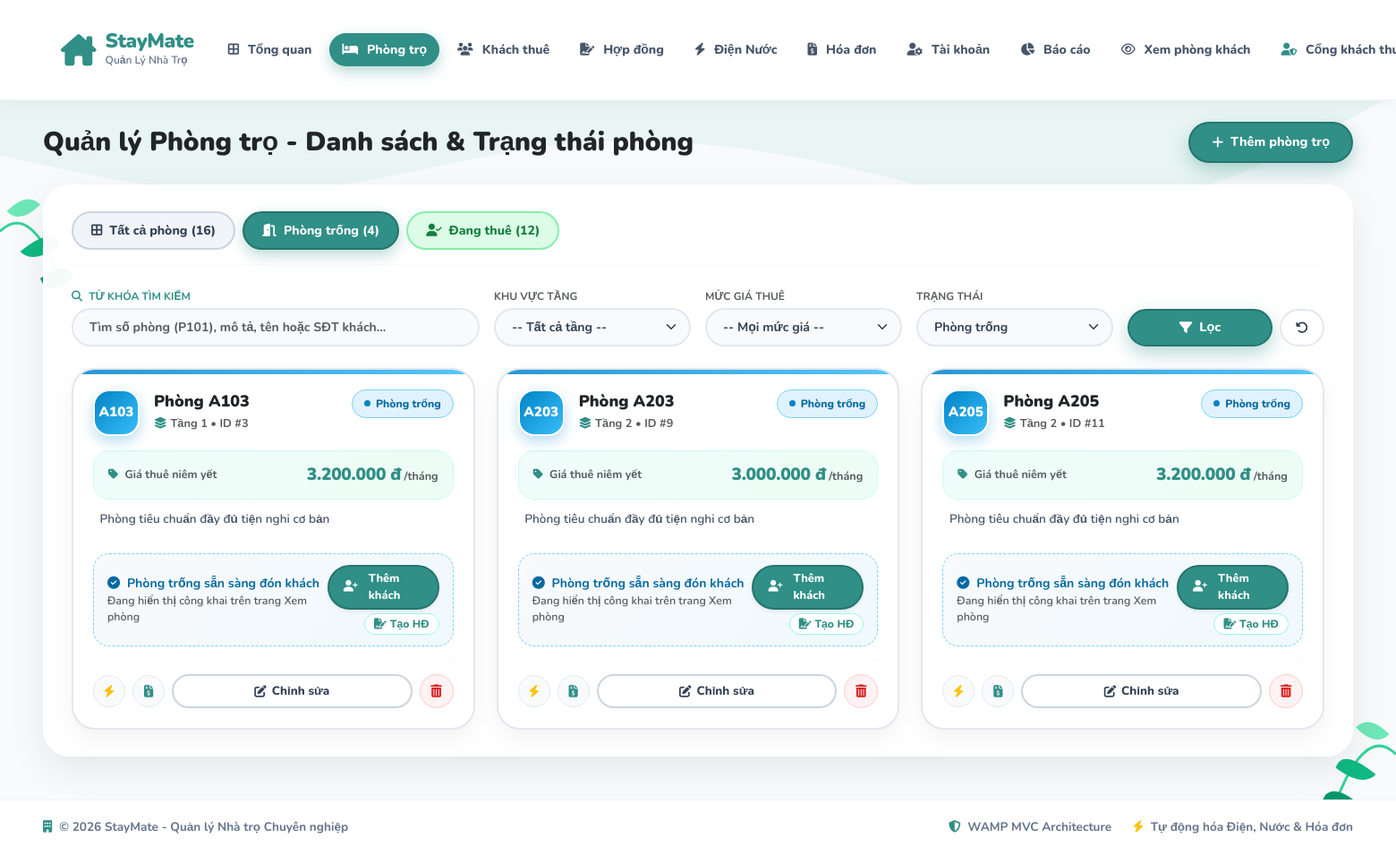
Screenshot of /index.php?route=rooms&status=available (signed in) with the database file from the repository.
### tables this page shows
CREATE TABLE `rooms` (
  `id` int NOT NULL AUTO_INCREMENT,
  `building_id` int DEFAULT NULL,
  `room_number` varchar(20) NOT NULL,
  `price` decimal(10,2) NOT NULL,
  `status` varchar(20) DEFAULT 'available',
  `description` text,
  `created_at` timestamp NULL DEFAULT CURRENT_TIMESTAMP,
  PRIMARY KEY (`id`),
  UNIQUE KEY `room_number` (`room_number`),
  KEY `idx_rooms_building` (`building_id`),
  CONSTRAINT `fk_rooms_building` FOREIGN KEY (`building_id`) REFERENCES `buildings` (`id`) ON DELETE SET NULL
);

### app/views/rooms/index.php (the view, shortened to what the rows shown need)
<?php
if (!function_exists('h')) {
    function h($s): string {
        return htmlspecialchars((string)$s, ENT_QUOTES, 'UTF-8');
    }
}
if (!function_exists('money')) {
    function money($n): string {
        return number_format((float)$n, 0, ',', '.') . ' đ';
    }
}
?>
<!DOCTYPE html>
<html lang="vi">
<head>
    <link href="https://cdn.jsdelivr.net/npm/bootstrap@5.3.0/dist/css/bootstrap.min.css" rel="stylesheet">
    <link rel="stylesheet" href="https://cdnjs.cloudflare.com/ajax/libs/font-awesome/6.4.0/css/all.min.css">
</head>
<body>
    <div class="container-fluid px-4 px-xl-5 py-4 position-relative">
        <div class="d-flex justify-content-between align-items-center mb-4 flex-wrap gap-3">
            <h2 class="fw-black text-dark mb-0" style="font-weight: 900; font-size: 1.85rem;">Quản lý Phòng trọ - Danh sách &amp; Trạng thái phòng</h2>
        </div>
        <div class="section-box anim-fade-up">
            <div class="row g-4">
                <?php if (!empty($rooms)): ?>
                    <?php foreach ($rooms as $idx => $room):
                        $isAvailable = ($room['status'] ?? 'available') === 'available';
                        $roomId      = (int)$room['id'];
                        $unpaidCnt   = (int)($room['unpaid_count'] ?? 0);
                        $delayStyle  = 'animation-delay: ' . min(0.35, $idx * 0.05) . 's;';
                    ?>
                        <div class="col-xxl-4 col-xl-4 col-lg-6 col-md-6 anim-fade-up" style="<?= $delayStyle ?>">
                            <div class="room-card <?= $isAvailable ? 'is-available' : '' ?>">
                                <div>
                                    <div class="d-flex align-items-start justify-content-between gap-2">
                                        <div class="d-flex align-items-center gap-3">
                                            <div class="room-code-box <?= $isAvailable ? 'is-available' : '' ?>">
                                                <?= h($room['room_number']) ?>
                                            </div>
                                            <div>
                                                <h5 class="fw-black mb-1 text-dark" style="font-weight: 900; font-size: 1.12rem;">
                                                    Phòng <?= h($room['room_number']) ?>
                                                </h5>
                                                <div class="text-muted fw-bold" style="font-size: 0.8rem;">
                                                    <i class="fa-solid fa-layer-group text-teal-main me-1"></i><?= h($room['floor_label']) ?>
                                                    &bull; ID #<?= $roomId ?>
                                                </div>
                                            </div>
                                        </div>
                                        <?php if ($isAvailable): ?>
                                            <span class="badge-status-room badge-status-empty">
                                                <span class="status-dot-live" style="background: #0284c7;"></span> Phòng trống
                                            </span>
                                        <?php else: ?>
                                            <span class="badge-status-room badge-status-rented">
                                                <span class="status-dot-live" style="background: #16a34a;"></span> Đang thuê
                                            </span>
                                        <?php endif; ?>
                                    </div>
                                    <div class="price-banner">
                                        <span class="fw-bold text-muted small">
                                            <i class="fa-solid fa-tag text-teal-main me-1"></i> Giá thuê niêm yết
                                        </span>
                                        <div>
                                            <span class="price-val"><?= money($room['price']) ?></span>
                                            <span class="text-muted fw-bold small">/tháng</span>
                                        </div>
                                    </div>
                                    <?php
                                        $cleanAdminDesc = !empty($d['note']) ? $d['note'] : (!empty($d['amenities']) ? $d['amenities'] : 'Phòng tiêu chuẩn đầy đủ tiện nghi cơ bản');
                                    ?>
                                    <div class="desc-box" title="<?= h($cleanAdminDesc) ?>">
                                        <?= h($cleanAdminDesc) ?>
                                    </div>
                                    <?php if (!$isAvailable): ?>
                                        <div class="tenant-box">
                                            <?php if (!empty($room['contract_id'])): ?>
                                                <div class="d-flex justify-content-between align-items-center gap-2 mb-1">
                                                    <a href="index.php?route=tenants&keyword=<?= urlencode($room['tenant_phone'] ?? $room['tenant_name'] ?? '') ?>"
                                                       class="fw-black text-decoration-none text-dark text-truncate"
                                                       style="font-weight: 800; font-size: 0.9rem;">
                                                        <i class="fa-solid fa-user-check text-success me-1"></i><?= h($room['tenant_name']) ?>
                                                    </a>
                                                    <a href="index.php?route=contracts/detail&id=<?= (int)$room['contract_id'] ?>"
                                                       class="code-link-pill" title="Xem chi tiết hợp đồng">
                                                        <i class="fa-solid fa-file-contract"></i> <?= h($room['contract_code']) ?>
                                                    </a>
                                                </div>
                                                <div class="d-flex flex-wrap justify-content-between align-items-center gap-1 text-muted fw-bold" style="font-size: 0.78rem;">
                                                    <span><i class="fa-solid fa-phone me-1 text-teal-main"></i><?= h($room['tenant_phone']) ?></span>
                                                    <span>
                                                        <i class="fa-regular fa-calendar me-1"></i>
                                                        <?= date('d/m/Y', strtotime($room['contract_start'])) ?> → <?= date('d/m/Y', strtotime($room['contract_end'])) ?>
                                                    </span>
                                                </div>
                                                <?php if (!empty($room['roommate_name'])): ?>
                                                    <div class="mt-1 pt-1 border-top border-light small text-dark fw-bold">
                                                        <i class="fa-solid fa-user-group text-teal-main me-1"></i>Ở cùng: <?= h($room['roommate_name']) ?>
                                                        <?php if (!empty($room['roommate_phone'])): ?>
                                                            <span class="text-muted">(<?= h($room['roommate_phone']) ?>)</span>
                                                        <?php endif; ?>
                                                    </div>
                                                <?php endif; ?>
                                                <?php if ($unpaidCnt > 0): ?>
                                                    <div class="mt-2 pt-2 border-top border-success-subtle d-flex justify-content-between align-items-center" style="font-size: 0.78rem;">
                                                        <span class="text-danger fw-bold">
                                                            <i class="fa-solid fa-circle-exclamation me-1"></i>Nợ <?= $unpaidCnt ?> hóa đơn (<?= money($room['unpaid_amount']) ?>)
                                                        </span>
                                                        <a href="index.php?route=invoices&room_id=<?= $roomId ?>&period=all" class="fw-bold text-danger text-decoration-none">
                                                            Thu ngay →
                                                        </a>
                                                    </div>
                                                <?php endif; ?>
                                            <?php else: ?>
                                                <div class="d-flex justify-content-between align-items-center">
                                                    <div>
                                                        <div class="fw-bold text-dark" style="font-size: 0.88rem;">
                                                            <i class="fa-solid fa-user-clock text-warning me-1"></i> Đang thuê (Chưa gắn HĐ active)
                                                        </div>
                                                        <div class="text-muted fw-semibold" style="font-size: 0.78rem;">
                                                            Tạo hợp đồng để đồng bộ khách thuê &amp; hóa đơn
                                                        </div>
                                                    </div>
                                                    <a href="index.php?route=contracts" class="code-link-pill">
                                                        <i class="fa-solid fa-plus"></i> Lập HĐ
                                                    </a>
                                                </div>
                                            <?php endif; ?>
                                        </div>
                                    <?php else: ?>
                                        <div class="empty-room-box d-flex justify-content-between align-items-center gap-2">
                                            <div>
                                                <div class="fw-bold" style="color: #0369a1; font-size: 0.88rem;">
                                                    <i class="fa-solid fa-circle-check me-1"></i> Phòng trống sẵn sàng đón khách
                                                </div>
                                                <div class="text-muted fw-semibold" style="font-size: 0.78rem;">
                                                    Đang hiển thị công khai trên trang Xem phòng
                                                </div>
                                            </div>
                                            <div class="d-flex flex-column gap-1 align-items-end">
                                                <a href="index.php?route=tenants&room_id=<?= $roomId ?>" class="btn-teal-custom py-1 px-3 text-decoration-none shadow-sm" style="font-size: 0.8rem; font-weight: 800;">
                                                    <i class="fa-solid fa-user-plus me-1"></i> Thêm khách
                                                </a>
                                                <a href="index.php?route=contracts" class="code-link-pill" title="Lập hợp đồng cho phòng này">
                                                    <i class="fa-solid fa-file-signature"></i> Tạo HĐ
                                                </a>
                                            </div>
                                        </div>
                                    <?php endif; ?>
                                </div>
                                <div class="d-flex align-items-center gap-2 pt-3 border-top border-light">
                                    <a href="index.php?route=utilities&room_id=<?= $roomId ?>&period=all"
                                       class="quick-link-chip" title="Xem chỉ số Điện Nước phòng <?= h($room['room_number']) ?>">
                                        <i class="fa-solid fa-bolt text-warning"></i>
                                    </a>
                                    <a href="index.php?route=invoices&room_id=<?= $roomId ?>&period=all"
                                       class="quick-link-chip" title="Xem Hóa đơn phòng <?= h($room['room_number']) ?>">
                                        <i class="fa-solid fa-file-invoice-dollar text-teal-main"></i>
                                    </a>
                                    <button type="button" class="btn-edit-card" data-bs-toggle="modal" data-bs-target="#editRoomModal<?= $roomId ?>">
                                        <i class="fa-solid fa-pen-to-square"></i> Chỉnh sửa
                                    </button>
                                    <form method="POST" action="index.php?route=rooms" class="m-0"
                                          onsubmit="return confirm('Bạn có chắc chắn muốn xóa Phòng <?= h($room['room_number']) ?> khỏi CSDL?');">
                                        <button type="submit" class="btn-del-card" title="Xóa phòng <?= h($room['room_number']) ?>">
                                            <i class="fa-solid fa-trash-can"></i>
                                        </button>
                                    </form>
                                </div>
                            </div>
                        </div>
                    <?php endforeach; ?>
                <?php endif; ?>
            </div>
        </div>
    </div>
</body>
</html>

### rows the page displays
rooms: room_number "A103", floor_label "Tầng 1", id "3", status "available" (drawn), price "3.200.000 đ", cleanAdminDesc "Phòng tiêu chuẩn đầy đủ tiện nghi cơ bản"
rooms: room_number "A203", floor_label "Tầng 2", id "9", status "available" (drawn), price "3.000.000 đ", cleanAdminDesc "Phòng tiêu chuẩn đầy đủ tiện nghi cơ bản"
rooms: room_number "A205", floor_label "Tầng 2", id "11", status "available" (drawn), price "3.200.000 đ", cleanAdminDesc "Phòng tiêu chuẩn đầy đủ tiện nghi cơ bản"

### other values shown
$totalRooms "16"
$availRooms "4"
$rentedRooms "12"
